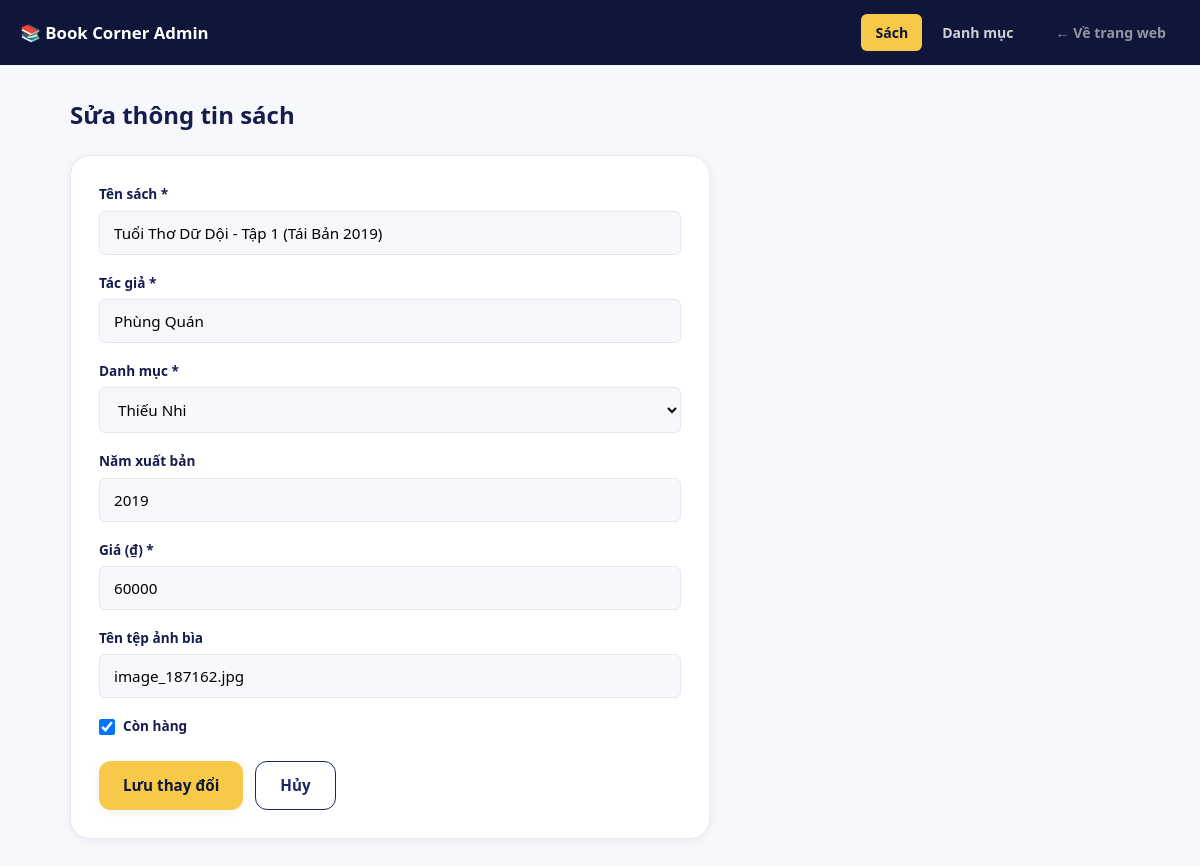
Page /admin/books/2/edit on the committed database.
### tables this page shows
CREATE TABLE book (
  id            INTEGER PRIMARY KEY AUTOINCREMENT,
  category_id   INTEGER NOT NULL,
  title         TEXT NOT NULL,
  author        TEXT NOT NULL,
  publish_year  INTEGER,
  price         INTEGER NOT NULL,
  image         TEXT,
  in_stock      INTEGER NOT NULL DEFAULT 1 CHECK (in_stock IN (0, 1)),
  FOREIGN KEY (category_id) REFERENCES category (id)
);

### admin.py (the view, shortened to what this page needs)
@bp.route("/books/<int:book_id>/edit", methods=["GET", "POST"])
def book_edit(book_id):
    db = database.get_db()
    book_row = db.execute("SELECT * FROM book WHERE id = ?", (book_id,)).fetchone()
    categories = db.execute("SELECT id, name FROM category ORDER BY name").fetchall()
    category_ids = [c["id"] for c in categories]
    if book_row is None:
        flash("Không tìm thấy sách.", "error")
        return redirect(url_for("admin.books_list"))
    return render_template(
        "admin/book_form.html", active="books",
        book=_book_view(book_row), categories=categories, is_new=False, book_id=book_id,
    )

### admin.py (called while the page is built, shortened)
def _book_view(source=None):
    if source is None:
        return {
            "title": "", "author": "", "category_id": "", "publish_year": "",
            "price": "", "image": "", "in_stock": True,
        }
    if isinstance(source, sqlite3.Row):
        return {
            "title": source["title"], "author": source["author"],
            "category_id": source["category_id"], "publish_year": source["publish_year"],
            "price": source["price"], "image": source["image"],
            "in_stock": bool(source["in_stock"]),
        }

### database.py (called while the page is built)
def get_db():
    if "db" not in g:
        g.db = sqlite3.connect(
            current_app.config["DATABASE"],
            detect_types=sqlite3.PARSE_DECLTYPES,
        )
        g.db.row_factory = sqlite3.Row
        g.db.execute("PRAGMA foreign_keys = ON")
    return g.db

### templates/admin/book_form.html (shortened to what this page needs)
{% extends "admin/layout.html" %}
{% block content %}
  <div class="admin-header">
    <h1>{{ 'Sửa thông tin sách' if not is_new else 'Thêm sách mới' }}</h1>
  </div>
  <form class="admin-form" method="post">
    <div class="form-group">
      <label for="title">Tên sách *</label>
      <input type="text" id="title" name="title" value="{{ book.title }}" required autofocus>
    </div>
    <div class="form-group">
      <label for="author">Tác giả *</label>
      <input type="text" id="author" name="author" value="{{ book.author }}" required>
    </div>
    <div class="form-group">
      <label for="category_id">Danh mục *</label>
      <select id="category_id" name="category_id" required>
        {% for c in categories %}
        <option value="{{ c.id }}" {{ 'selected' if (book.category_id | string) == (c.id | string) else '' }}>{{ c.name }}</option>
        {% endfor %}
      </select>
    </div>
    <div class="form-group">
      <label for="publish_year">Năm xuất bản</label>
      <input type="number" id="publish_year" name="publish_year" value="{{ book.publish_year or '' }}">
    </div>
    <div class="form-group">
      <label for="price">Giá (₫) *</label>
      <input type="number" id="price" name="price" min="0" step="1000" value="{{ book.price }}" required>
    </div>
    <div class="form-group">
      <label for="image">Tên tệp ảnh bìa</label>
      <input type="text" id="image" name="image" placeholder="ten-anh-bia.jpg" value="{{ book.image or '' }}">
    </div>
    <div class="form-group admin-checkbox">
      <input type="checkbox" id="in_stock" name="in_stock" {{ 'checked' if book.in_stock else '' }}>
      <label for="in_stock">Còn hàng</label>
    </div>
    <div class="admin-form-actions">
      <button type="submit" class="btn btn-primary">{{ 'Lưu thay đổi' if not is_new else 'Thêm sách' }}</button>
      <a href="{{ url_for('admin.books_list') }}" class="btn btn-outline">Hủy</a>
    </div>
  </form>
{% endblock %}

### static/css/style.css (style rules this page uses)
:root { --navy-900: #10163a; --navy-800: #161d4d; --navy-700: #1e2761; --navy-600: #2b3680; --gold-500: #f7c948; --gold-600: #e8ac1c; --gold-100: #fdf1cf; --bg: #f7f8fc; --surface: #ffffff; --text: #1c2033; --text-muted: #6b7080; --border: #e6e8f0; --danger: #e0505c; --radius-sm: 6px; --radius-md: 12px; --radius-lg: 20px; --shadow-sm: 0 2px 8px rgba(16, 22, 58, 0.06); --shadow-md: 0 8px 24px rgba(16, 22, 58, 0.10); --shadow-lg: 0 16px 40px rgba(16, 22, 58, 0.16); --header-h: 76px; --transition: 0.25s ease; }
* { margin: 0; padding: 0; box-sizing: border-box; }
html { scroll-behavior: smooth; }
body { font-family: "Segoe UI", "Be Vietnam Pro", Roboto, Helvetica, Arial, sans-serif; background: var(--bg); color: var(--text); line-height: 1.5; -webkit-font-smoothing: antialiased; }
a { color: inherit; text-decoration: none; }
button { font-family: inherit; cursor: pointer; border: none; background: none; }
input, select, textarea { font-family: inherit; font-size: 0.95rem; }
.btn { display: inline-flex; align-items: center; justify-content: center; gap: 8px; padding: 12px 24px; border-radius: var(--radius-md); font-weight: 600; font-size: 0.95rem; transition: transform var(--transition), box-shadow var(--transition), background var(--transition), color var(--transition); }
.btn-primary { background: var(--gold-500); color: var(--navy-900); box-shadow: var(--shadow-sm); }
.btn-outline { background: transparent; border: 1.5px solid var(--navy-700); color: var(--navy-700); }
.form-group { margin-bottom: 18px; }
.form-group label { display: block; font-size: 0.85rem; font-weight: 600; color: var(--navy-800); margin-bottom: 6px; }
.form-group input, .form-group select, .form-group textarea { width: 100%; padding: 11px 14px; border: 1px solid var(--border); border-radius: var(--radius-sm); background: var(--bg); transition: border var(--transition), box-shadow var(--transition); resize: vertical; }

### static/css/admin.css (style rules this page uses)
body { background: var(--bg); }
.admin-header { display: flex; align-items: center; justify-content: space-between; margin-bottom: 22px; flex-wrap: wrap; gap: 12px; }
.admin-header h1 { font-size: 1.5rem; color: var(--navy-800); }
.admin-form { background: var(--surface); border: 1px solid var(--border); border-radius: var(--radius-lg); padding: 28px; max-width: 640px; box-shadow: var(--shadow-sm); }
.admin-form .form-group { margin-bottom: 18px; }
.admin-form label { display: block; font-size: 0.85rem; font-weight: 600; color: var(--navy-800); margin-bottom: 6px; }
.admin-form input[type="text"], .admin-form input[type="number"], .admin-form select, .admin-form textarea { width: 100%; padding: 11px 14px; border: 1px solid var(--border); border-radius: var(--radius-sm); background: var(--bg); transition: border var(--transition), box-shadow var(--transition); }
.admin-checkbox { display: flex; align-items: center; gap: 8px; }
.admin-checkbox input { width: 16px; height: 16px; }
.admin-checkbox label { margin: 0; }
.admin-form-actions { display: flex; gap: 12px; margin-top: 24px; }

### rows in the picture
book: title "Tuổi Thơ Dữ Dội - Tập 1 (Tái Bản 2019)", author "Phùng Quán", publish_year "2019", price "60000", image "image_187162.jpg"

### other values in the picture
{{ 'Sửa thông tin sách' if not is_new else 'Thêm sách mới' }} "Sửa thông tin sách"
{{ 'Lưu thay đổi' if not is_new else 'Thêm sách' }} "Lưu thay đổi"
form field category_id "Thiếu Nhi"
